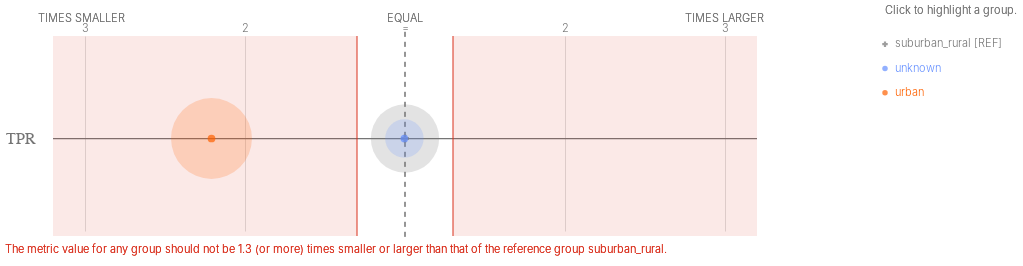

The notebook cell saved with this chart:
### Code cell
ap.disparities(bdf, metrics, 'metro_type', fairness_threshold = 1.3)

### Figure 1 — Vega-Lite specification as saved in the notebook (floating-point values rounded to 4 significant figures)
{"config": {"view": {"continuousWidth": 400, "continuousHeight": 300, "strokeWidth": 0}, "axisLeft": {"labelColor": "rgb(117,117,117)", "labelFont": "Helvetica", "labelFontSize": 16}}, "layer": [{"data": {"name": "data-b3bcfd1decd67fb31f95ea5e1bcd9e64"}, "mark": {"type": "rule", "stroke": "rgb(117,117,117)", "strokeWidth": 1.25, "tooltip": ""}, "encoding": {"x": {"type": "quantitative", "field": "x", "scale": {"domain": [-2, 2], "range": [80.0, 720.0]}}, "x2": {"field": "x2"}, "y": {"type": "nominal", "axis": {"domain": false, "labelAngle": 0, "labelPadding": -30, "orient": "left", "ticks": false, "title": ""}, "field": "metric", "scale": {"domain": ["TPR"], "range": [30, 225.0]}}}}, {"data": {"name": "data-79dd248bdaa0ea02c535240e8ad022c8"}, "mark": {"type": "rule", "stroke": "rgb(117,117,117)", "strokeDash": [5, 5], "strokeWidth": 1}, "encoding": {"tooltip": {"value": "suburban_rural [REF]"}, "x": {"value": 400.0}, "y": {"value": 20.83}, "y2": {"value": 229.2}}}, {"data": {"name": "data-bf3bbf11504879c3d6556966f4853596"}, "mark": {"type": "text", "align": "center", "color": "rgb(117,117,117)", "font": "Helvetica", "fontSize": 11, "fontWeight": 300, "tooltip": ""}, "encoding": {"text": {"type": "nominal", "field": "label"}, "x": {"type": "quantitative", "field": "value", "scale": {"domain": [-2, 2], "range": [80.0, 720.0]}}, "y": {"value": 17.5}}}, {"layer": [{"mark": {"type": "text", "align": "right", "fill": "rgb(117,117,117)", "font": "Helvetica", "fontSize": 11, "fontWeight": 300, "tooltip": ""}, "encoding": {"text": {"value": "TIMES SMALLER"}, "x": {"value": 120.0}, "y": {"value": 7.5}}}, {"mark": {"type": "text", "align": "left", "fill": "rgb(117,117,117)", "font": "Helvetica", "fontSize": 11, "fontWeight": 300, "tooltip": ""}, "encoding": {"text": {"value": "TIMES LARGER"}, "x": {"value": 680.0}, "y": {"value": 7.5}}}, {"mark": {"type": "text", "align": "center", "fill": "rgb(117,117,117)", "font": "Helvetica", "fontSize": 11, "fontWeight": 300, "tooltip": ""}, "encoding": {"text": {"value": "EQUAL"}, "x": {"value": 400.0}, "y": {"value": 7.5}}}], "data": {"name": "data-79dd248bdaa0ea02c535240e8ad022c8"}}, {"layer": [{"mark": {"type": "rule", "opacity": 0.8, "stroke": "rgb(217, 46, 28)", "strokeWidth": 1.25, "tooltip": ""}, "encoding": {"x": {"type": "quantitative", "field": "min", "scale": {"domain": [-2, 2], "range": [80.0, 720.0]}}, "y": {"value": 25.0}, "y2": {"value": 225.0}}}, {"mark": {"type": "rule", "opacity": 0.8, "stroke": "rgb(217, 46, 28)", "strokeWidth": 1.25, "tooltip": ""}, "encoding": {"x": {"type": "quantitative", "field": "max", "scale": {"domain": [-2, 2], "range": [80.0, 720.0]}}, "y": {"value": 25.0}, "y2": {"value": 225.0}}}, {"layer": [{"mark": {"type": "rect", "fill": "rgb(217, 46, 28)", "opacity": 0.1, "tooltip": ""}, "encoding": {"x": {"type": "quantitative", "field": "min", "scale": {"domain": [-2, 2], "range": [80.0, 720.0]}}, "x2": {"field": "lower_end"}, "y": {"value": 25.0}, "y2": {"value": 225.0}}}, {"mark": {"type": "rect", "fill": "rgb(217, 46, 28)", "opacity": 0.1, "tooltip": ""}, "encoding": {"x": {"type": "quantitative", "field": "max", "scale": {"domain": [-2, 2], "range": [80.0, 720.0]}}, "x2": {"field": "upper_end"}, "y": {"value": 25.0}, "y2": {"value": 225.0}}}]}, {"data": {"name": "data-79dd248bdaa0ea02c535240e8ad022c8"}, "mark": {"type": "text", "align": "left", "baseline": "top", "fill": "rgb(217, 46, 28)", "font": "Helvetica", "fontSize": 11, "fontWeight": 300, "tooltip": ""}, "encoding": {"text": {"value": "The metric value for any group should not be 1.3 (or more) times smaller or larger than that of the reference group suburban_rural."}, "x": {"value": 0}, "y": {"value": 233.3}}}], "data": {"name": "data-b643063563633c31a45d634da5f365b2"}}, {"layer": [{"mark": "circle"}, {"data": {"name": "data-d94a00332b9bd69209bf5f7fd323cc6a"}, "mark": {"type": "circle", "opacity": 0.2}, "encoding": {"color": {"condition": {"type": "nominal", "field": "attribute_value", "legend": null, "scale": {"domain": ["suburban_rural", "unknown", "urban"], "range": ["rgb(117,117,117)", "rgb(100, 143, 255)", "rgb(254, 97, 0)", "rgb(220, 38, 127)", "rgb(255, 176, 0)", "rgb(120, 94, 240)"]}, "selection": "selector029"}, "value": "rgb(224,224,224)"}, "size": {"type": "quantitative", "field": "group_size", "legend": null, "scale": {"domain": [0, 10940.0], "range": [0, 7854.0]}}, "tooltip": [{"type": "nominal", "field": "attribute_value", "title": "Group"}, {"type": "nominal", "field": "tooltip_group_size", "title": "Group Size"}, {"type": "nominal", "field": "tooltip_disparity_explanation_tpr", "title": "Disparity"}, {"type": "quantitative", "field": "tpr", "format": ".2f", "title": "TPR"}], "x": {"type": "quantitative", "axis": {"domain": false, "labels": false, "ticks": false, "title": null, "values": [-2, -1, 1, 2]}, "field": "tpr_disparity_scaled", "scale": {"domain": [-2, 2], "range": [80.0, 720.0]}}, "y": {"type": "nominal", "axis": {"domain": false, "grid": false, "labels": false, "ticks": false, "title": " "}, "field": "metric_variable", "scale": {"domain": ["TPR"], "range": [30, 225.0]}}}, "selection": {"selector031": {"type": "multi", "empty": "all", "fields": ["attribute_value"]}}, "transform": [{"calculate": "'TPR'", "as": "metric_variable"}]}, {"layer": [{"mark": "point"}, {"data": {"name": "data-d94a00332b9bd69209bf5f7fd323cc6a"}, "mark": {"type": "point", "filled": true, "size": 60}, "encoding": {"color": {"condition": {"type": "nominal", "field": "attribute_value", "legend": null, "scale": {"domain": ["suburban_rural", "unknown", "urban"], "range": ["rgb(117,117,117)", "rgb(100, 143, 255)", "rgb(254, 97, 0)", "rgb(220, 38, 127)", "rgb(255, 176, 0)", "rgb(120, 94, 240)"]}, "selection": "selector029"}, "value": "rgb(224,224,224)"}, "shape": {"type": "nominal", "field": "attribute_value", "legend": null, "scale": {"domain": ["suburban_rural", "unknown", "urban"], "range": ["cross", "circle", "circle"]}}, "tooltip": [{"type": "nominal", "field": "attribute_value", "title": "Group"}, {"type": "nominal", "field": "tooltip_group_size", "title": "Group Size"}, {"type": "nominal", "field": "tooltip_disparity_explanation_tpr", "title": "Disparity"}, {"type": "quantitative", "field": "tpr", "format": ".2f", "title": "TPR"}], "x": {"type": "quantitative", "axis": {"domain": false, "labels": false, "ticks": false, "title": null, "values": [-2, -1, 1, 2]}, "field": "tpr_disparity_scaled", "scale": {"domain": [-2, 2], "range": [80.0, 720.0]}}, "y": {"type": "nominal", "axis": {"domain": false, "grid": false, "labels": false, "ticks": false, "title": " "}, "field": "metric_variable", "scale": {"domain": ["TPR"], "range": [30, 225.0]}}}, "selection": {"selector030": {"type": "multi", "empty": "all", "fields": ["attribute_value"]}}, "transform": [{"calculate": "'TPR'", "as": "metric_variable"}]}]}]}, {"layer": [{"mark": {"type": "point", "filled": true, "tooltip": ""}, "encoding": {"color": {"condition": {"type": "nominal", "field": "attribute_value", "legend": null, "scale": {"domain": ["suburban_rural", "unknown", "urban"], "range": ["rgb(117,117,117)", "rgb(100, 143, 255)", "rgb(254, 97, 0)", "rgb(220, 38, 127)", "rgb(255, 176, 0)", "rgb(120, 94, 240)"]}, "selection": "selector029"}, "value": "rgb(224,224,224)"}, "shape": {"type": "nominal", "field": "attribute_value", "legend": null, "scale": {"domain": ["suburban_rural", "unknown", "urban"], "range": ["cross", "circle", "circle"]}}, "x": {"value": 880.0}, "y": {"type": "nominal", "axis": {"domain": false, "grid": false, "labels": false, "ticks": false, "title": " "}, "field": "attribute_value", "scale": {"domain": ["suburban_rural", "unknown", "urban"], "range": [21, 94]}}}, "selection": {"selector029": {"type": "multi", "empty": "all", "fields": ["attribute_value"]}}}, {"mark": {"type": "text", "align": "left", "baseline": "middle", "font": "Helvetica", "fontSize": 11, "fontWeight": 300, "tooltip": ""}, "encoding": {"color": {"condition": {"type": "nominal", "field": "attribute_value", "legend": null, "scale": {"domain": ["suburban_rural", "unknown", "urban"], "range": ["rgb(117,117,117)", "rgb(100, 143, 255)", "rgb(254, 97, 0)", "rgb(220, 38, 127)", "rgb(255, 176, 0)", "rgb(120, 94, 240)"]}, "selection": "selector029"}, "value": "rgb(224,224,224)"}, "text": {"type": "nominal", "field": "label"}, "x": {"value": 890.0}, "y": {"type": "nominal", "axis": {"domain": false, "grid": false, "labels": false, "ticks": false, "title": " "}, "field": "attribute_value", "scale": {"domain": ["suburban_rural", "unknown", "urban"], "range": [21, 94]}}}, "selection": {"selector032": {"type": "multi", "empty": "all", "fields": ["attribute_value"]}}}, {"data": {"name": "data-79dd248bdaa0ea02c535240e8ad022c8"}, "mark": {"type": "text", "align": "left", "baseline": "middle", "color": "rgb(117,117,117)", "font": "Helvetica", "fontSize": 11, "fontWeight": 300, "tooltip": ""}, "encoding": {"text": {"value": "Click to highlight a group."}, "x": {"value": 880.0}, "y": {"value": 0}}}], "data": {"name": "data-e1f9423a4bded23d71327d85bde107c5"}}], "height": 250, "resolve": {"scale": {"size": "independent", "y": "independent"}}, "width": 800, "$schema": "https://vega.github.io/schema/vega-lite/v4.8.1.json", "datasets": {"data-b3bcfd1decd67fb31f95ea5e1bcd9e64": [{"metric": "TPR", "x": -2.2, "x2": 2.2}], "data-79dd248bdaa0ea02c535240e8ad022c8": [{"a": 1, "b": 0}, {"a": 1, "b": 0}], "data-bf3bbf11504879c3d6556966f4853596": [{"value": -2, "label": 3}, {"value": -1, "label": 2}, {"value": 0, "label": "="}, {"value": 1, "label": 2}, {"value": 2, "label": 3}], "data-b643063563633c31a45d634da5f365b2": [{"min": -0.3, "max": 0.3, "lower_end": -2.2, "upper_end": 2.2}], "data-d94a00332b9bd69209bf5f7fd323cc6a": [{"attribute_name": "metro_type", "attribute_value": "suburban_rural", "group_size": 6506, "total_entities": 17677, "tpr": 0.1312, "tpr_disparity": 1.0, "tpr_disparity_scaled": 0.0, "tooltip_group_size": "6,506 (36.80%)", "tooltip_disparity_explanation_tpr": "Reference group"}, {"attribute_name": "metro_type", "attribute_value": "unknown", "group_size": 2056, "total_entities": 17677, "tpr": 0.1307, "tpr_disparity": 0.9962, "tpr_disparity_scaled": -0.003803, "tooltip_group_size": "2,056 (11.63%)", "tooltip_disparity_explanation_tpr": "1.00 times smaller TPR than the reference group"}, {"attribute_name": "metro_type", "attribute_value": "urban", "group_size": 9115, "total_entities": 17677, "tpr": 0.05939, "tpr_disparity": 0.4526, "tpr_disparity_scaled": -1.209, "tooltip_group_size": "9,115 (51.56%)", "tooltip_disparity_explanation_tpr": "2.21 times smaller TPR than the reference group"}], "data-e1f9423a4bded23d71327d85bde107c5": [{"attribute_value": "suburban_rural", "label": "suburban_rural [REF]"}, {"attribute_value": "unknown", "label": "unknown"}, {"attribute_value": "urban", "label": "urban"}]}}
